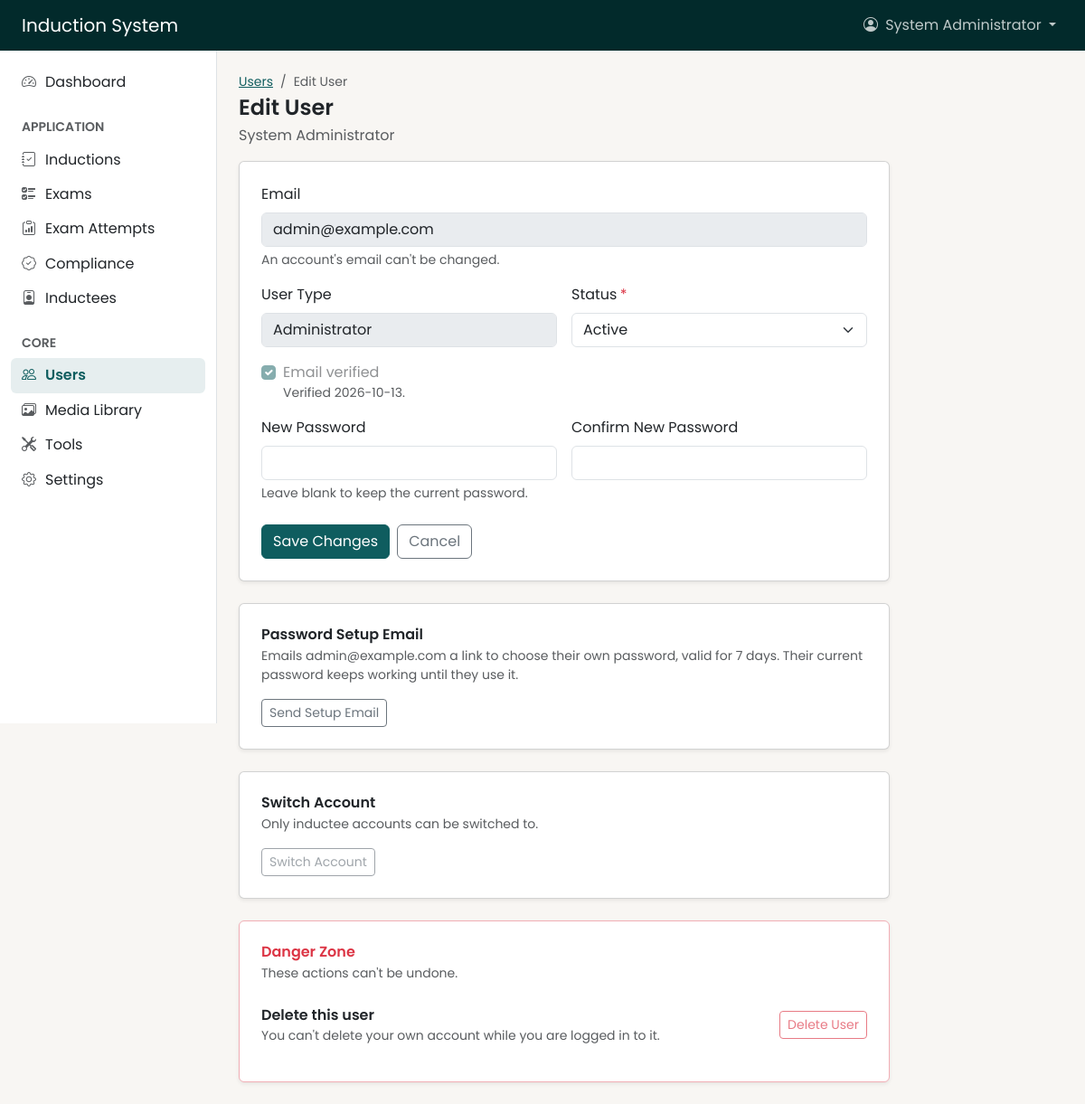
/admin/users/edit.php?id=1 (signed in), run on the app's committed database.
### tables this page shows
CREATE TABLE users (
    id INT UNSIGNED NOT NULL AUTO_INCREMENT,
    email VARCHAR(255) NOT NULL,
    password VARCHAR(255) NOT NULL,
    user_type ENUM('admin', 'inductee') NOT NULL,
    status ENUM('active', 'inactive', 'suspended') NOT NULL DEFAULT 'active',
     
     
    profile_completed TINYINT(1) NOT NULL DEFAULT 0,
    email_verified_at DATETIME NULL,
    email_verification_token VARCHAR(64) NULL,
    email_verification_expires_at DATETIME NULL,
    password_reset_token VARCHAR(64) NULL,
    password_reset_expires_at DATETIME NULL,
    created_at DATETIME NOT NULL DEFAULT CURRENT_TIMESTAMP,
    updated_at DATETIME NOT NULL DEFAULT CURRENT_TIMESTAMP ON UPDATE CURRENT_TIMESTAMP,
    PRIMARY KEY (id),
    UNIQUE KEY uq_users_email (email),
    KEY idx_users_email_verification_token (email_verification_token),
    KEY idx_users_password_reset_token (password_reset_token)
);

### admin/users/edit.php (called while the page is built, shortened)
<?php
require __DIR__ . '/../../bootstrap.php';
$id = (int) ($_GET['id'] ?? $_POST['id'] ?? 0);
$service = new UserManagementService();
$user = $service->find($id);
$errors = get_errors();
require __DIR__ . '/../../views/admin/users/edit.php';

### bootstrap.php (called while the page is built, shortened)
<?php
spl_autoload_register(function (string $class): void {
    $prefix = 'App\\';
    $relative = substr($class, strlen($prefix));
    $path = __DIR__ . '/app/' . str_replace('\\', '/', $relative) . '.php';
});
require __DIR__ . '/app/Core/helpers.php';

### app/Core/Database.php (called while the page is built, shortened)
<?php
class Database
{
    private static ?PDO $connection = null;
    public static function connection(): PDO
    {
        if (self::$connection === null) {
            $config = app_config()['database'];
            $dsn = sprintf(
                '%s:host=%s;port=%s;dbname=%s;charset=%s',
                $config['driver'],
                $config['host'],
                $config['port'],
                $config['database'],
                $config['charset']
            );
            self::$connection = new PDO($dsn, $config['username'], $config['password'], [
                PDO::ATTR_ERRMODE => PDO::ERRMODE_EXCEPTION,
                PDO::ATTR_DEFAULT_FETCH_MODE => PDO::FETCH_ASSOC,
                PDO::ATTR_EMULATE_PREPARES => false,
            ]);
            self::$connection->exec("SET time_zone = '" . (new \DateTimeImmutable())->format('P') . "'");
        }
        return self::$connection;
    }
}

### app/Admin/Services/UserManagementService.php (called while the page is built, shortened)
<?php
class UserManagementService
{
    private UserRepository $users;
    public function __construct()
    {
        $this->users = new UserRepository();
    }
    public function find(int $id): ?array
    {
        return $this->users->findWithProfile($id);
    }
}

### app/Core/Auth/UserRepository.php (called while the page is built, shortened)
<?php
class UserRepository
{
    private PDO $db;
    public function __construct()
    {
        $this->db = Database::connection();
    }
    public function findById(int $id): ?array
    {
        $stmt = $this->db->prepare(
            'SELECT u.*,
                    COALESCE(ap.first_name, ip.first_name) AS first_name,
                    COALESCE(ap.last_name, ip.last_name) AS last_name
             FROM users u
             LEFT JOIN admin_profiles ap ON ap.user_id = u.id
             LEFT JOIN inductee_profiles ip ON ip.user_id = u.id
             WHERE u.id = ?'
        );
        $stmt->execute([$id]);
        $user = $stmt->fetch();
        return $user ?: null;
    }
    public function findWithProfile(int $id): ?array
    {
        return $this->findById($id);
    }
}

### app/Core/helpers.php (called while the page is built, shortened)
<?php
function e(?string $value): string
{
    return htmlspecialchars((string) $value, ENT_QUOTES, 'UTF-8');
}
function old(string $key, string $default = ''): string
{
    return e($_SESSION['old'][$key] ?? $default);
}
function get_errors(): array
{
    $errors = $_SESSION['errors'] ?? [];
    return $errors;
}
function error_for(array $errors, string $field): ?string
{
    return $errors[$field] ?? null;
}

### app/Core/Auth.php (called while the page is built, shortened)
<?php
class Auth
{
    private static ?array $userCache = null;
    public static function id(): ?int
    {
        return $_SESSION['user_id'] ?? null;
    }
    public static function user(): ?array
    {
        $id = self::id();
        if (self::$userCache === null || (int) self::$userCache['id'] !== $id) {
            $user = (new UserRepository())->findById($id);
            self::$userCache = $user;
        }
        return self::$userCache;
    }
}

### views/admin/users/edit.php (the view, shortened to what this page needs)
<?php
require __DIR__ . '/../../partials/admin-header.php';
$isOwnAccount = (int) $user['id'] === (int) ($authUser['id'] ?? 0);
$isInductee = $user['user_type'] === 'inductee';
$userName = trim(($user['first_name'] ?? '') . ' ' . ($user['last_name'] ?? '')) ?: (string) $user['email'];
$emailVerified = $user['email_verified_at'] !== null;
?>
<div class="page-narrow">
    <div class="page-header">
        <div>
            <nav aria-label="Breadcrumb">
                <ol class="breadcrumb">
                    <li class="breadcrumb-item"><a href="/admin/users/index.php">Users</a></li>
                    <li class="breadcrumb-item active" aria-current="page">Edit User</li>
                </ol>
            </nav>
            <h1 class="page-title">Edit User</h1>
            <p class="page-subtitle"><?= e($userName) ?></p>
        </div>
    </div>
    <div class="card shadow-sm">
        <div class="card-body p-4">
            <form method="post" action="/admin/users/edit.php?id=<?= (int) $user['id'] ?>" novalidate>
                <div class="mb-3">
                    <label for="email" class="form-label">Email</label>
                    <input type="email" class="form-control" id="email" value="<?= e((string) $user['email']) ?>" disabled>
                    <div class="form-text">An account's email can't be changed.</div>
                </div>
                <div class="row g-3 mb-3">
                    <div class="col-sm">
                        <label for="user_type" class="form-label">User Type</label>
                        <input type="text" class="form-control" id="user_type"
                               value="<?= $user['user_type'] === 'admin' ? 'Administrator' : 'Inductee' ?>" disabled>
                    </div>
                    <div class="col-sm">
                        <label for="status" class="form-label required">Status</label>
                        <select class="form-select <?= error_for($errors, 'status') ? 'is-invalid' : '' ?>" id="status" name="status" required>
                            <?php foreach (['active' => 'Active', 'inactive' => 'Inactive', 'suspended' => 'Suspended'] as $value => $label): ?>
                                <option value="<?= $value ?>" <?= old('status', (string) $user['status']) === $value ? 'selected' : '' ?>><?= $label ?></option>
                            <?php endforeach; ?>
                        </select>
                    </div>
                </div>
                <div class="form-check mb-3">
                    <?php if ($emailVerified): ?>
                        <input class="form-check-input" type="checkbox" id="email_verified" checked disabled>
                        <label class="form-check-label" for="email_verified">Email verified</label>
                        <div class="form-text mt-0">Verified <?= e(date('Y-m-d', strtotime((string) $user['email_verified_at']))) ?>.</div>
                    <?php endif; ?>
                </div>
                <div class="row g-3 mb-3">
                    <div class="col-sm">
                        <label for="password" class="form-label">New Password</label>
                        <input type="password" class="form-control <?= error_for($errors, 'password') ? 'is-invalid' : '' ?>"
                               id="password" name="password" autocomplete="new-password">
                        <?php if ($error = error_for($errors, 'password')): ?>
                            <div class="invalid-feedback"><?= e($error) ?></div>
                        <?php else: ?>
                            <div class="form-text">Leave blank to keep the current password.</div>
                        <?php endif; ?>
                    </div>
                    <div class="col-sm">
                        <label for="password_confirmation" class="form-label">Confirm New Password</label>
                        <input type="password" class="form-control <?= error_for($errors, 'password_confirmation') ? 'is-invalid' : '' ?>"
                               id="password_confirmation" name="password_confirmation" autocomplete="new-password">
                    </div>
                </div>
                <div class="form-actions">
                    <button type="submit" class="btn btn-primary">Save Changes</button>
                    <a href="/admin/users/index.php" class="btn btn-outline-secondary">Cancel</a>
                </div>
            </form>
        </div>
    </div>
    <div class="card shadow-sm mt-4">
        <div class="card-body p-4">
            <h2 class="fs-6 mb-1">Password Setup Email</h2>
            <p class="text-muted small mb-3">
                Emails <?= e((string) $user['email']) ?> a link to choose their own password, valid for
                <?= AuthService::SETUP_LINK_DAYS ?> days. Their current password keeps working until they use it.
            </p>
            <form method="post" action="/admin/users/send-setup-email.php" class="d-inline">
                <button type="submit" class="btn btn-outline-secondary btn-sm" <?= $user['status'] !== 'active' ? 'disabled' : '' ?>>Send Setup Email</button>
            </form>
        </div>
    </div>
    <div class="card shadow-sm mt-4">
        <div class="card-body p-4">
            <h2 class="fs-6 mb-1">Switch Account</h2>
            <p class="text-muted small mb-3">
                <?php if (!$isInductee): ?>
                    Only inductee accounts can be switched to.
                <?php elseif ($user['status'] !== 'active'): ?>
                    Only active accounts can be switched to. Set Status to Active first.
                <?php else: ?>
                    Use the site as <?= e($userName) ?>, without their password. Everything you do counts as theirs.
                    Switch Back, at the top of every page, returns you here.
                <?php endif; ?>
            </p>
            <form method="post" action="/admin/users/switch.php" class="d-inline">
                <button type="submit" class="btn btn-outline-secondary btn-sm" <?= !$isInductee || $user['status'] !== 'active' ? 'disabled' : '' ?>>Switch Account</button>
            </form>
        </div>
    </div>
    <div class="card border-danger-subtle shadow-sm mt-4">
        <div class="card-body p-4">
            <h2 class="fs-6 text-danger mb-1">Danger Zone</h2>
            <p class="text-muted small mb-2">These actions can't be undone.</p>
            <div class="list-group list-group-flush">
                <div class="list-group-item px-0 py-3 d-flex flex-wrap flex-sm-nowrap justify-content-between align-items-center gap-3">
                    <div>
                        <div class="fw-semibold">Delete this user</div>
                        <div class="text-muted small">
                            <?php if ($isOwnAccount): ?>
                                You can't delete your own account while you are logged in to it.
                            <?php else: ?>
                                Permanently removes the account. If the user has exam attempts or compliance records,
                                those must be deleted too (cascade delete).
                            <?php endif; ?>
                        </div>
                    </div>
                    <button type="button" class="btn btn-outline-danger btn-sm text-nowrap flex-shrink-0" data-bs-toggle="modal" data-bs-target="#deleteUserModal"
                        <?= $isOwnAccount ? 'disabled' : '' ?>>
                        Delete User
                    </button>
                </div>
            </div>
        </div>
    </div>
</div>
<?php require __DIR__ . '/../../partials/admin-footer.php'; ?>

### data on the page
users: email "admin@example.com", user_type "Administrator", status "Active", email_verified_at "2026-10-13"

### other printed values
$appName "Induction System"
$accountName "System Administrator"
$sidebarItem['label'] "Dashboard"
$sidebarGroup "APPLICATION"
$sidebarItem['label'] "Inductions"
$sidebarItem['label'] "Exams"
$sidebarItem['label'] "Exam Attempts"
$sidebarItem['label'] "Compliance"
$sidebarItem['label'] "Inductees"
$sidebarGroup "CORE"
$sidebarItem['label'] "Users"
$sidebarItem['label'] "Media Library"
$sidebarItem['label'] "Tools"
$sidebarItem['label'] "Settings"
$userName "System Administrator"
